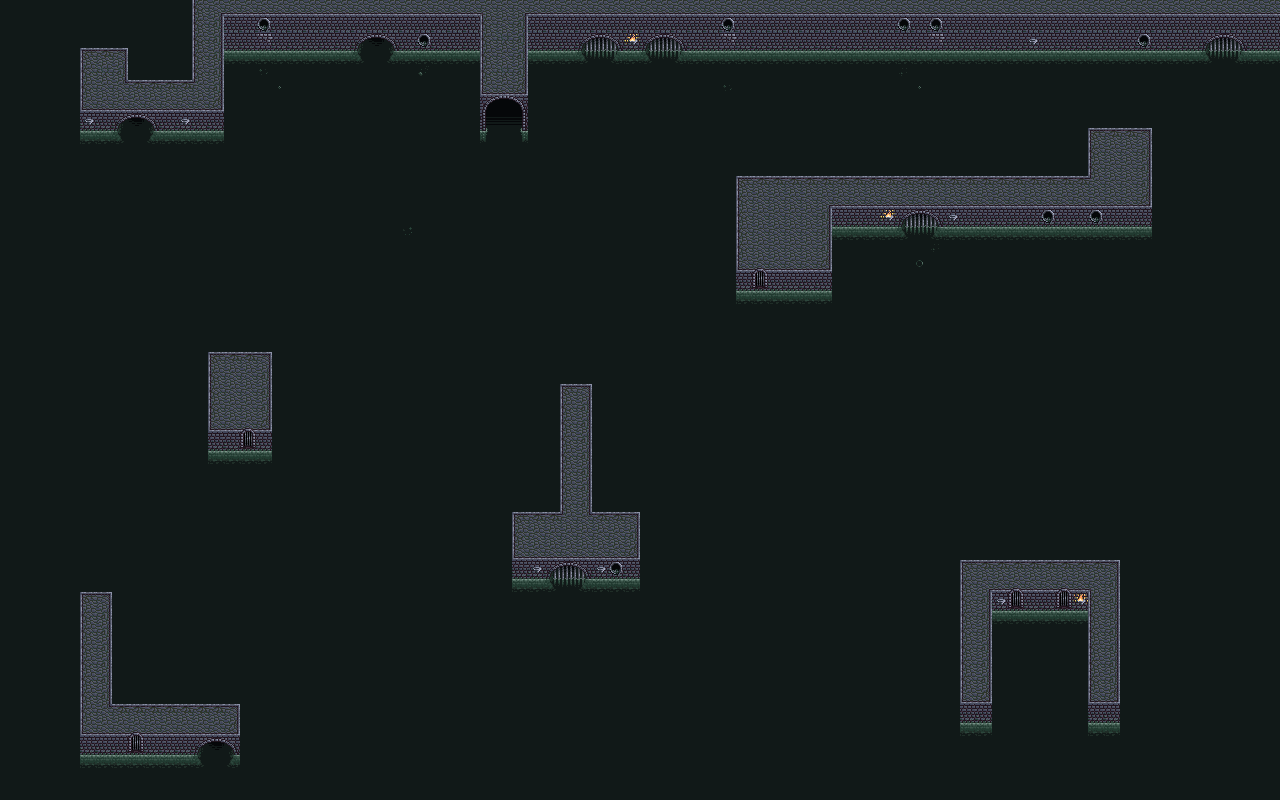

A 2D game scene composited from a Tiled map and its tileset images. What follows is a short description and the map's XML, with each tile layer's data collapsed to a summary:
An orthogonal 80x50 tile map with 16x16 px tiles, 3 tile layers (background, objects, detail) and 17 objects.

<map version="1.2" tiledversion="1.3.4" orientation="orthogonal" renderorder="right-down" width="80" height="50" tilewidth="16" tileheight="16" infinite="0" nextlayerid="6" nextobjectid="56">
 <tileset firstgid="1" source="tilemap.tsx" />
 <layer id="1" name="background" width="80" height="50">
  <data>[4000 cells, 4000 non-empty, 4 distinct tile ids]</data>
 </layer>
 <layer id="3" name="objects" width="80" height="50">
  <data>[4000 cells, 543 non-empty, 22 distinct tile ids]</data>
 </layer>
 <layer id="4" name="detail" width="80" height="50">
  <data>[4000 cells, 197 non-empty, 32 distinct tile ids]</data>
 </layer>
 <objectgroup id="2" name="walls">
  <object id="28" x="80" y="592" width="32" height="112" />
  <object id="36" x="560" y="384" width="32" height="128" />
  <object id="37" x="80" y="48" width="48" height="80" />
  <object id="38" x="158.25" y="99.5" height="0.5" />
  <object id="39" x="128" y="80" width="64" height="48" />
  <object id="40" x="192" y="0" width="32" height="128" />
  <object id="42" x="224" y="0" width="1056" height="48" />
  <object id="43" x="992" y="560" width="96" height="48" />
  <object id="44" x="960" y="560" width="32" height="160" />
  <object id="45" x="1088" y="560" width="32" height="160" />
  <object id="46" x="512" y="512" width="128" height="64" />
  <object id="47" x="208" y="352" width="64" height="96" />
  <object id="48" x="736" y="176" width="96" height="112" />
  <object id="50" x="832" y="176" width="256" height="48" />
  <object id="51" x="1088" y="128" width="64" height="96" />
  <object id="53" x="80" y="704" width="160" height="48" />
  <object id="54" x="480" y="48" width="48" height="80" />
 </objectgroup>
</map>
